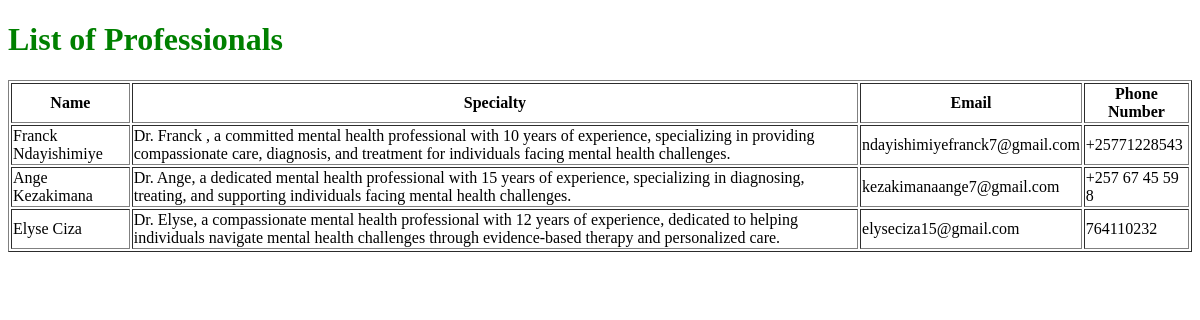
/professionals/, run on the app's committed database.
### myapp/models.py (models this page shows)
class Professional(models.Model):
    user = models.OneToOneField(User, on_delete=models.CASCADE, related_name="professional_profile")
    name = models.CharField(max_length=255)
    specialty = models.CharField(max_length=255)
    contact_email = models.EmailField(unique=True)
    phone_number = models.CharField(max_length=15, unique=True)
    image = models.ImageField(upload_to='professionals/', null=True, blank=True)

### myapp/views.py (the view)
# urls.py: path('professionals/', professionals_list, name='professionals_list'),
def professionals_list(request):
    professionals = Professional.objects.all()  # Fetch all professionals from DB
    return render(request, 'professionals/list.html', {'professionals': professionals})

### myapp/templates/professionals/list.html (shortened to what this page needs)
<!DOCTYPE html>
<html lang="en">
<head>
    <link rel="stylesheet" href="/static/css/style.css">
</head>
<body>
    <h1>List of Professionals</h1>
    <table border="1">
        <tr>
            <th>Name</th>
            <th>Specialty</th>
            <th>Email</th>
            <th>Phone Number</th>
        </tr>
        {% for professional in professionals %}
        <tr>
            <td>{{ professional.name }}</td>
            <td>{{ professional.specialty }}</td>
            <td>{{ professional.contact_email }}</td>
            <td>{{ professional.phone_number }}</td>
        </tr>
        {% empty %}
        <tr>
            <td colspan="4">No professionals found.</td>
        </tr>
        {% endfor %}
    </table>
</body>
</html>

### static/style.css (style rules this page uses)
h1 { color: green; }

### data on the page
Professional: name "Franck Ndayishimiye", specialty "Dr. Franck , a committed mental health professional with 10 years of experience, specializing in providing compassionate care, diagnosis, and treatment for individuals facing mental health challenges.", contact_email "ndayishimiyefranck7@gmail.com", phone_number "+25771228543"
Professional: name "Ange Kezakimana", specialty "Dr. Ange, a dedicated mental health professional with 15 years of experience, specializing in diagnosing, treating, and supporting individuals facing mental health challenges.", contact_email "kezakimanaange7@gmail.com", phone_number "+257 67 45 59 8"
Professional: name "Elyse Ciza", specialty "Dr. Elyse, a compassionate mental health professional with 12 years of experience, dedicated to helping individuals navigate mental health challenges through evidence-based therapy and personalized care.", contact_email "elyseciza15@gmail.com", phone_number "764110232"
